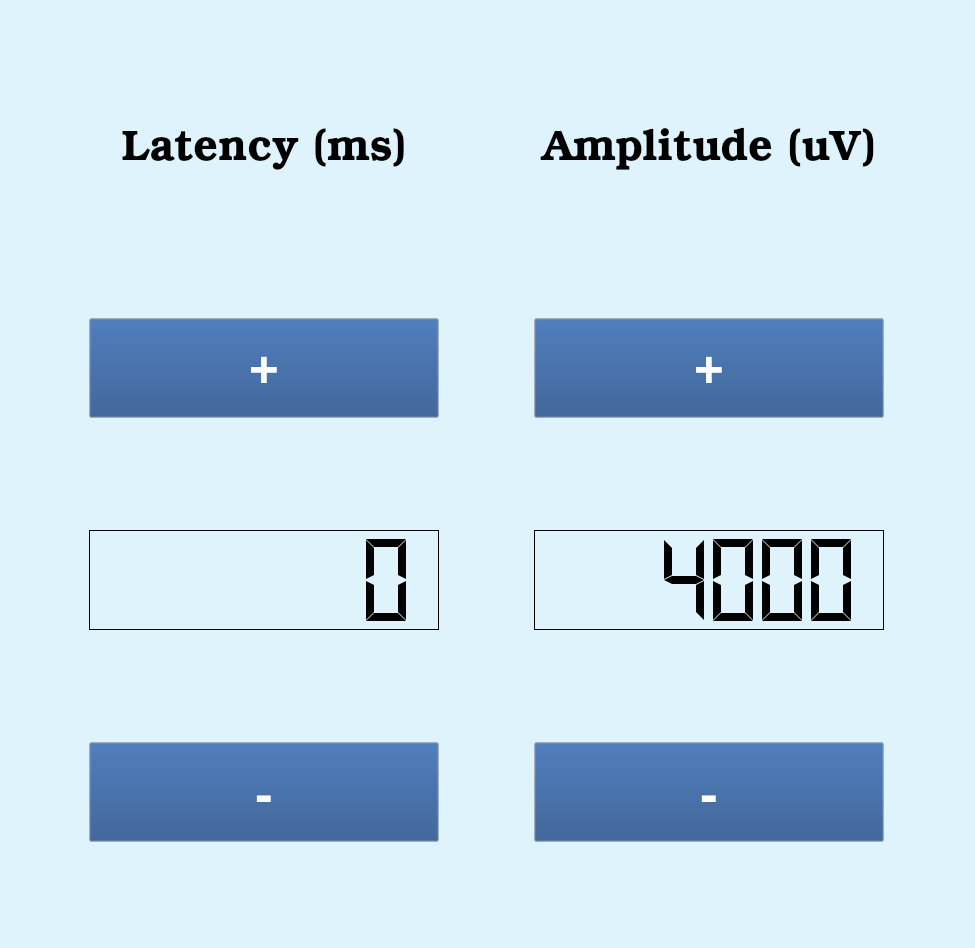
<?xml version="1.0" encoding="UTF-8"?>
<ui version="4.0">
 <class>MainWindow</class>
 <widget class="QMainWindow" name="MainWindow">
  <property name="geometry">
   <rect>
    <x>0</x>
    <y>0</y>
    <width>975</width>
    <height>948</height>
   </rect>
  </property>
  <property name="sizePolicy">
   <sizepolicy hsizetype="Expanding" vsizetype="Expanding">
    <horstretch>10</horstretch>
    <verstretch>10</verstretch>
   </sizepolicy>
  </property>
  <property name="sizeIncrement">
   <size>
    <width>10</width>
    <height>10</height>
   </size>
  </property>
  <property name="palette">
   <palette>
    <active>
     <colorrole role="Base">
      <brush brushstyle="SolidPattern">
       <color alpha="255">
        <red>255</red>
        <green>255</green>
        <blue>255</blue>
       </color>
      </brush>
     </colorrole>
     <colorrole role="Window">
      <brush brushstyle="SolidPattern">
       <color alpha="255">
        <red>223</red>
        <green>243</green>
        <blue>253</blue>
       </color>
      </brush>
     </colorrole>
    </active>
    <inactive>
     <colorrole role="Base">
      <brush brushstyle="SolidPattern">
       <color alpha="255">
        <red>255</red>
        <green>255</green>
        <blue>255</blue>
       </color>
      </brush>
     </colorrole>
     <colorrole role="Window">
      <brush brushstyle="SolidPattern">
       <color alpha="255">
        <red>223</red>
        <green>243</green>
        <blue>253</blue>
       </color>
      </brush>
     </colorrole>
    </inactive>
    <disabled>
     <colorrole role="Base">
      <brush brushstyle="SolidPattern">
       <color alpha="255">
        <red>223</red>
        <green>243</green>
        <blue>253</blue>
       </color>
      </brush>
     </colorrole>
     <colorrole role="Window">
      <brush brushstyle="SolidPattern">
       <color alpha="255">
        <red>223</red>
        <green>243</green>
        <blue>253</blue>
       </color>
      </brush>
     </colorrole>
    </disabled>
   </palette>
  </property>
  <property name="windowTitle">
   <string>DAC Control</string>
  </property>
  <property name="windowIcon">
   <iconset>
    <normaloff>:/icons/NU.png</normaloff>:/icons/NU.png</iconset>
  </property>
  <property name="tabShape">
   <enum>QTabWidget::Rounded</enum>
  </property>
  <widget class="QWidget" name="centralwidget">
   <property name="palette">
    <palette>
     <active>
      <colorrole role="Base">
       <brush brushstyle="SolidPattern">
        <color alpha="255">
         <red>243</red>
         <green>243</green>
         <blue>243</blue>
        </color>
       </brush>
      </colorrole>
     </active>
     <inactive>
      <colorrole role="Base">
       <brush brushstyle="SolidPattern">
        <color alpha="255">
         <red>243</red>
         <green>243</green>
         <blue>243</blue>
        </color>
       </brush>
      </colorrole>
     </inactive>
     <disabled>
      <colorrole role="Base">
       <brush brushstyle="SolidPattern">
        <color alpha="255">
         <red>239</red>
         <green>239</green>
         <blue>239</blue>
        </color>
       </brush>
      </colorrole>
     </disabled>
    </palette>
   </property>
   <layout class="QGridLayout" name="gridLayout">
    <property name="leftMargin">
     <number>0</number>
    </property>
    <property name="topMargin">
     <number>0</number>
    </property>
    <property name="rightMargin">
     <number>0</number>
    </property>
    <property name="bottomMargin">
     <number>0</number>
    </property>
    <item row="9" column="1">
     <widget class="QPushButton" name="amplitude_DOWN_button">
      <property name="maximumSize">
       <size>
        <width>350</width>
        <height>100</height>
       </size>
      </property>
      <property name="palette">
       <palette>
        <active>
         <colorrole role="Button">
          <brush brushstyle="SolidPattern">
           <color alpha="255">
            <red>32</red>
            <green>74</green>
            <blue>135</blue>
           </color>
          </brush>
         </colorrole>
         <colorrole role="ButtonText">
          <brush brushstyle="SolidPattern">
           <color alpha="255">
            <red>255</red>
            <green>255</green>
            <blue>255</blue>
           </color>
          </brush>
         </colorrole>
        </active>
        <inactive>
         <colorrole role="Button">
          <brush brushstyle="SolidPattern">
           <color alpha="255">
            <red>32</red>
            <green>74</green>
            <blue>135</blue>
           </color>
          </brush>
         </colorrole>
         <colorrole role="ButtonText">
          <brush brushstyle="SolidPattern">
           <color alpha="255">
            <red>255</red>
            <green>255</green>
            <blue>255</blue>
           </color>
          </brush>
         </colorrole>
        </inactive>
        <disabled>
         <colorrole role="Button">
          <brush brushstyle="SolidPattern">
           <color alpha="255">
            <red>32</red>
            <green>74</green>
            <blue>135</blue>
           </color>
          </brush>
         </colorrole>
         <colorrole role="ButtonText">
          <brush brushstyle="SolidPattern">
           <color alpha="255">
            <red>190</red>
            <green>190</green>
            <blue>190</blue>
           </color>
          </brush>
         </colorrole>
        </disabled>
       </palette>
      </property>
      <property name="font">
       <font>
        <family>Ubuntu Mono</family>
        <pointsize>40</pointsize>
        <weight>75</weight>
        <bold>true</bold>
       </font>
      </property>
      <property name="text">
       <string>-</string>
      </property>
     </widget>
    </item>
    <item row="4" column="0">
     <widget class="QPushButton" name="latency_UP_button">
      <property name="enabled">
       <bool>true</bool>
      </property>
      <property name="sizePolicy">
       <sizepolicy hsizetype="Maximum" vsizetype="Maximum">
        <horstretch>0</horstretch>
        <verstretch>0</verstretch>
       </sizepolicy>
      </property>
      <property name="maximumSize">
       <size>
        <width>350</width>
        <height>100</height>
       </size>
      </property>
      <property name="palette">
       <palette>
        <active>
         <colorrole role="Button">
          <brush brushstyle="SolidPattern">
           <color alpha="255">
            <red>32</red>
            <green>74</green>
            <blue>135</blue>
           </color>
          </brush>
         </colorrole>
         <colorrole role="ButtonText">
          <brush brushstyle="SolidPattern">
           <color alpha="255">
            <red>255</red>
            <green>255</green>
            <blue>255</blue>
           </color>
          </brush>
         </colorrole>
        </active>
        <inactive>
         <colorrole role="Button">
          <brush brushstyle="SolidPattern">
           <color alpha="255">
            <red>32</red>
            <green>74</green>
            <blue>135</blue>
           </color>
          </brush>
         </colorrole>
         <colorrole role="ButtonText">
          <brush brushstyle="SolidPattern">
           <color alpha="255">
            <red>255</red>
            <green>255</green>
            <blue>255</blue>
           </color>
          </brush>
         </colorrole>
        </inactive>
        <disabled>
         <colorrole role="Button">
          <brush brushstyle="SolidPattern">
           <color alpha="255">
            <red>32</red>
            <green>74</green>
            <blue>135</blue>
           </color>
          </brush>
         </colorrole>
         <colorrole role="ButtonText">
          <brush brushstyle="SolidPattern">
           <color alpha="255">
            <red>190</red>
            <green>190</green>
            <blue>190</blue>
           </color>
          </brush>
         </colorrole>
        </disabled>
       </palette>
      </property>
      <property name="font">
       <font>
        <family>Ubuntu Mono</family>
        <pointsize>40</pointsize>
        <weight>75</weight>
        <bold>true</bold>
       </font>
      </property>
      <property name="text">
       <string>+</string>
      </property>
     </widget>
    </item>
    <item row="2" column="0">
     <widget class="QTextEdit" name="latency_text">
      <property name="sizePolicy">
       <sizepolicy hsizetype="Maximum" vsizetype="Maximum">
        <horstretch>0</horstretch>
        <verstretch>0</verstretch>
       </sizepolicy>
      </property>
      <property name="minimumSize">
       <size>
        <width>100</width>
        <height>50</height>
       </size>
      </property>
      <property name="maximumSize">
       <size>
        <width>350</width>
        <height>100</height>
       </size>
      </property>
      <property name="palette">
       <palette>
        <active>
         <colorrole role="Base">
          <brush brushstyle="SolidPattern">
           <color alpha="255">
            <red>223</red>
            <green>243</green>
            <blue>253</blue>
           </color>
          </brush>
         </colorrole>
        </active>
        <inactive>
         <colorrole role="Base">
          <brush brushstyle="SolidPattern">
           <color alpha="255">
            <red>223</red>
            <green>243</green>
            <blue>253</blue>
           </color>
          </brush>
         </colorrole>
        </inactive>
        <disabled>
         <colorrole role="Base">
          <brush brushstyle="SolidPattern">
           <color alpha="255">
            <red>239</red>
            <green>239</green>
            <blue>239</blue>
           </color>
          </brush>
         </colorrole>
        </disabled>
       </palette>
      </property>
      <property name="font">
       <font>
        <family>URW Bookman L</family>
        <pointsize>20</pointsize>
        <weight>75</weight>
        <bold>true</bold>
       </font>
      </property>
      <property name="frameShape">
       <enum>QFrame::NoFrame</enum>
      </property>
      <property name="frameShadow">
       <enum>QFrame::Plain</enum>
      </property>
      <property name="html">
       <string>&lt;!DOCTYPE HTML PUBLIC &quot;-//W3C//DTD HTML 4.0//EN&quot; &quot;http://www.w3.org/TR/REC-html40/strict.dtd&quot;&gt;
&lt;html&gt;&lt;head&gt;&lt;meta name=&quot;qrichtext&quot; content=&quot;1&quot; /&gt;&lt;style type=&quot;text/css&quot;&gt;
p, li { white-space: pre-wrap; }
&lt;/style&gt;&lt;/head&gt;&lt;body style=&quot; font-family:'URW Bookman L'; font-size:20pt; font-weight:600; font-style:normal;&quot;&gt;
&lt;p align=&quot;center&quot; style=&quot;-qt-paragraph-type:empty; margin-top:0px; margin-bottom:0px; margin-left:0px; margin-right:0px; -qt-block-indent:0; text-indent:0px; font-family:'Ubuntu'; font-size:11pt; font-weight:400;&quot;&gt;&lt;br /&gt;&lt;/p&gt;
&lt;p align=&quot;center&quot; style=&quot; margin-top:0px; margin-bottom:0px; margin-left:0px; margin-right:0px; -qt-block-indent:0; text-indent:0px;&quot;&gt;&lt;span style=&quot; font-family:'URW Palladio L Bold'; font-size:32pt; font-weight:400;&quot;&gt;Latency (ms)&lt;/span&gt;&lt;/p&gt;&lt;/body&gt;&lt;/html&gt;</string>
      </property>
     </widget>
    </item>
    <item row="2" column="1">
     <widget class="QTextEdit" name="amplitude_text">
      <property name="maximumSize">
       <size>
        <width>350</width>
        <height>100</height>
       </size>
      </property>
      <property name="palette">
       <palette>
        <active>
         <colorrole role="Base">
          <brush brushstyle="SolidPattern">
           <color alpha="255">
            <red>223</red>
            <green>243</green>
            <blue>253</blue>
           </color>
          </brush>
         </colorrole>
         <colorrole role="Highlight">
          <brush brushstyle="SolidPattern">
           <color alpha="255">
            <red>138</red>
            <green>226</green>
            <blue>52</blue>
           </color>
          </brush>
         </colorrole>
        </active>
        <inactive>
         <colorrole role="Base">
          <brush brushstyle="SolidPattern">
           <color alpha="255">
            <red>223</red>
            <green>243</green>
            <blue>253</blue>
           </color>
          </brush>
         </colorrole>
         <colorrole role="Highlight">
          <brush brushstyle="SolidPattern">
           <color alpha="255">
            <red>138</red>
            <green>226</green>
            <blue>52</blue>
           </color>
          </brush>
         </colorrole>
        </inactive>
        <disabled>
         <colorrole role="Base">
          <brush brushstyle="SolidPattern">
           <color alpha="255">
            <red>239</red>
            <green>239</green>
            <blue>239</blue>
           </color>
          </brush>
         </colorrole>
         <colorrole role="Highlight">
          <brush brushstyle="SolidPattern">
           <color alpha="255">
            <red>145</red>
            <green>145</green>
            <blue>145</blue>
           </color>
          </brush>
         </colorrole>
        </disabled>
       </palette>
      </property>
      <property name="font">
       <font>
        <family>URW Bookman L</family>
        <weight>75</weight>
        <bold>true</bold>
       </font>
      </property>
      <property name="frameShape">
       <enum>QFrame::NoFrame</enum>
      </property>
      <property name="frameShadow">
       <enum>QFrame::Plain</enum>
      </property>
      <property name="html">
       <string>&lt;!DOCTYPE HTML PUBLIC &quot;-//W3C//DTD HTML 4.0//EN&quot; &quot;http://www.w3.org/TR/REC-html40/strict.dtd&quot;&gt;
&lt;html&gt;&lt;head&gt;&lt;meta name=&quot;qrichtext&quot; content=&quot;1&quot; /&gt;&lt;style type=&quot;text/css&quot;&gt;
p, li { white-space: pre-wrap; }
&lt;/style&gt;&lt;/head&gt;&lt;body style=&quot; font-family:'URW Bookman L'; font-size:11pt; font-weight:600; font-style:normal;&quot;&gt;
&lt;p align=&quot;center&quot; style=&quot;-qt-paragraph-type:empty; margin-top:0px; margin-bottom:0px; margin-left:0px; margin-right:0px; -qt-block-indent:0; text-indent:0px; font-family:'Ubuntu'; font-weight:400;&quot;&gt;&lt;br /&gt;&lt;/p&gt;
&lt;p align=&quot;center&quot; style=&quot; margin-top:0px; margin-bottom:0px; margin-left:0px; margin-right:0px; -qt-block-indent:0; text-indent:0px;&quot;&gt;&lt;span style=&quot; font-family:'URW Palladio L Bold'; font-size:32pt; font-weight:400;&quot;&gt;Amplitude (uV)&lt;/span&gt;&lt;/p&gt;&lt;/body&gt;&lt;/html&gt;</string>
      </property>
     </widget>
    </item>
    <item row="6" column="1">
     <widget class="QLCDNumber" name="amplitudeDisplay">
      <property name="sizePolicy">
       <sizepolicy hsizetype="Maximum" vsizetype="Maximum">
        <horstretch>0</horstretch>
        <verstretch>0</verstretch>
       </sizepolicy>
      </property>
      <property name="maximumSize">
       <size>
        <width>350</width>
        <height>100</height>
       </size>
      </property>
      <property name="frameShadow">
       <enum>QFrame::Plain</enum>
      </property>
      <property name="digitCount">
       <number>6</number>
      </property>
      <property name="segmentStyle">
       <enum>QLCDNumber::Flat</enum>
      </property>
      <property name="intValue" stdset="0">
       <number>4000</number>
      </property>
     </widget>
    </item>
    <item row="4" column="1">
     <widget class="QPushButton" name="amplitude_UP_button">
      <property name="sizePolicy">
       <sizepolicy hsizetype="Maximum" vsizetype="Maximum">
        <horstretch>0</horstretch>
        <verstretch>0</verstretch>
       </sizepolicy>
      </property>
      <property name="maximumSize">
       <size>
        <width>350</width>
        <height>100</height>
       </size>
      </property>
      <property name="palette">
       <palette>
        <active>
         <colorrole role="Button">
          <brush brushstyle="SolidPattern">
           <color alpha="255">
            <red>32</red>
            <green>74</green>
            <blue>135</blue>
           </color>
          </brush>
         </colorrole>
         <colorrole role="ButtonText">
          <brush brushstyle="SolidPattern">
           <color alpha="255">
            <red>255</red>
            <green>255</green>
            <blue>255</blue>
           </color>
          </brush>
         </colorrole>
        </active>
        <inactive>
         <colorrole role="Button">
          <brush brushstyle="SolidPattern">
           <color alpha="255">
            <red>32</red>
            <green>74</green>
            <blue>135</blue>
           </color>
          </brush>
         </colorrole>
         <colorrole role="ButtonText">
          <brush brushstyle="SolidPattern">
           <color alpha="255">
            <red>255</red>
            <green>255</green>
            <blue>255</blue>
           </color>
          </brush>
         </colorrole>
        </inactive>
        <disabled>
         <colorrole role="Button">
          <brush brushstyle="SolidPattern">
           <color alpha="255">
            <red>32</red>
            <green>74</green>
            <blue>135</blue>
           </color>
          </brush>
         </colorrole>
         <colorrole role="ButtonText">
          <brush brushstyle="SolidPattern">
           <color alpha="255">
            <red>190</red>
            <green>190</green>
            <blue>190</blue>
           </color>
          </brush>
         </colorrole>
        </disabled>
       </palette>
      </property>
      <property name="font">
       <font>
        <family>Ubuntu Mono</family>
        <pointsize>40</pointsize>
        <weight>75</weight>
        <bold>true</bold>
       </font>
      </property>
      <property name="text">
       <string>+</string>
      </property>
     </widget>
    </item>
    <item row="9" column="0">
     <widget class="QPushButton" name="latency_DOWN_button">
      <property name="sizePolicy">
       <sizepolicy hsizetype="Maximum" vsizetype="Maximum">
        <horstretch>0</horstretch>
        <verstretch>0</verstretch>
       </sizepolicy>
      </property>
      <property name="maximumSize">
       <size>
        <width>350</width>
        <height>100</height>
       </size>
      </property>
      <property name="palette">
       <palette>
        <active>
         <colorrole role="Button">
          <brush brushstyle="SolidPattern">
           <color alpha="255">
            <red>32</red>
            <green>74</green>
            <blue>135</blue>
           </color>
          </brush>
         </colorrole>
         <colorrole role="ButtonText">
          <brush brushstyle="SolidPattern">
           <color alpha="255">
            <red>255</red>
            <green>255</green>
            <blue>255</blue>
           </color>
          </brush>
         </colorrole>
        </active>
        <inactive>
         <colorrole role="Button">
          <brush brushstyle="SolidPattern">
           <color alpha="255">
            <red>32</red>
            <green>74</green>
            <blue>135</blue>
           </color>
          </brush>
         </colorrole>
         <colorrole role="ButtonText">
          <brush brushstyle="SolidPattern">
           <color alpha="255">
            <red>255</red>
            <green>255</green>
            <blue>255</blue>
           </color>
          </brush>
         </colorrole>
        </inactive>
        <disabled>
         <colorrole role="Button">
          <brush brushstyle="SolidPattern">
           <color alpha="255">
            <red>32</red>
            <green>74</green>
            <blue>135</blue>
           </color>
          </brush>
         </colorrole>
         <colorrole role="ButtonText">
          <brush brushstyle="SolidPattern">
           <color alpha="255">
            <red>190</red>
            <green>190</green>
            <blue>190</blue>
           </color>
          </brush>
         </colorrole>
        </disabled>
       </palette>
      </property>
      <property name="font">
       <font>
        <family>Waree</family>
        <pointsize>40</pointsize>
        <weight>75</weight>
        <bold>true</bold>
       </font>
      </property>
      <property name="text">
       <string>-</string>
      </property>
     </widget>
    </item>
    <item row="6" column="0">
     <widget class="QLCDNumber" name="latencyDisplay">
      <property name="sizePolicy">
       <sizepolicy hsizetype="Maximum" vsizetype="Maximum">
        <horstretch>0</horstretch>
        <verstretch>0</verstretch>
       </sizepolicy>
      </property>
      <property name="maximumSize">
       <size>
        <width>350</width>
        <height>100</height>
       </size>
      </property>
      <property name="contextMenuPolicy">
       <enum>Qt::NoContextMenu</enum>
      </property>
      <property name="layoutDirection">
       <enum>Qt::LeftToRight</enum>
      </property>
      <property name="inputMethodHints">
       <set>Qt::ImhNone</set>
      </property>
      <property name="frameShape">
       <enum>QFrame::Box</enum>
      </property>
      <property name="frameShadow">
       <enum>QFrame::Plain</enum>
      </property>
      <property name="smallDecimalPoint">
       <bool>false</bool>
      </property>
      <property name="digitCount">
       <number>6</number>
      </property>
      <property name="mode">
       <enum>QLCDNumber::Dec</enum>
      </property>
      <property name="segmentStyle">
       <enum>QLCDNumber::Flat</enum>
      </property>
     </widget>
    </item>
   </layout>
  </widget>
 </widget>
 <tabstops>
  <tabstop>latency_text</tabstop>
  <tabstop>amplitude_UP_button</tabstop>
  <tabstop>amplitude_DOWN_button</tabstop>
  <tabstop>latency_UP_button</tabstop>
  <tabstop>amplitude_text</tabstop>
  <tabstop>latency_DOWN_button</tabstop>
 </tabstops>
 <resources/>
 <connections/>
</ui>
